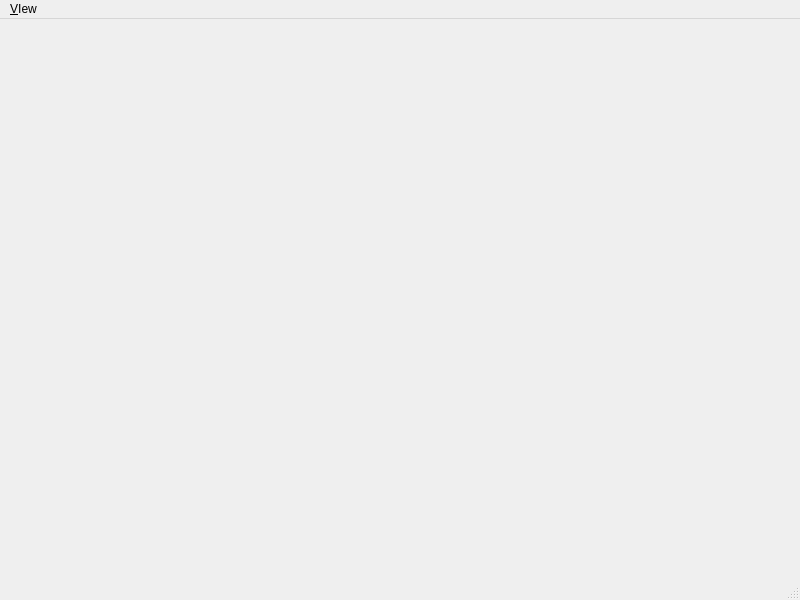
<?xml version="1.0" encoding="UTF-8"?>
<ui version="4.0">
 <class>MainWindow</class>
 <widget class="QMainWindow" name="MainWindow">
  <property name="geometry">
   <rect>
    <x>0</x>
    <y>0</y>
    <width>800</width>
    <height>600</height>
   </rect>
  </property>
  <property name="windowTitle">
   <string>MainWindow</string>
  </property>
  <widget class="QWidget" name="centralwidget"/>
  <widget class="QMenuBar" name="menubar">
   <property name="geometry">
    <rect>
     <x>0</x>
     <y>0</y>
     <width>800</width>
     <height>22</height>
    </rect>
   </property>
   <widget class="QMenu" name="menu_Privacy_Policy">
    <property name="title">
     <string>&amp;VIew</string>
    </property>
    <addaction name="actionPrivacy_Policy"/>
   </widget>
   <addaction name="menu_Privacy_Policy"/>
  </widget>
  <widget class="QStatusBar" name="statusbar"/>
  <action name="actionPrivacy_Policy">
   <property name="text">
    <string>Privacy Policy</string>
   </property>
  </action>
 </widget>
 <resources/>
 <connections/>
</ui>
